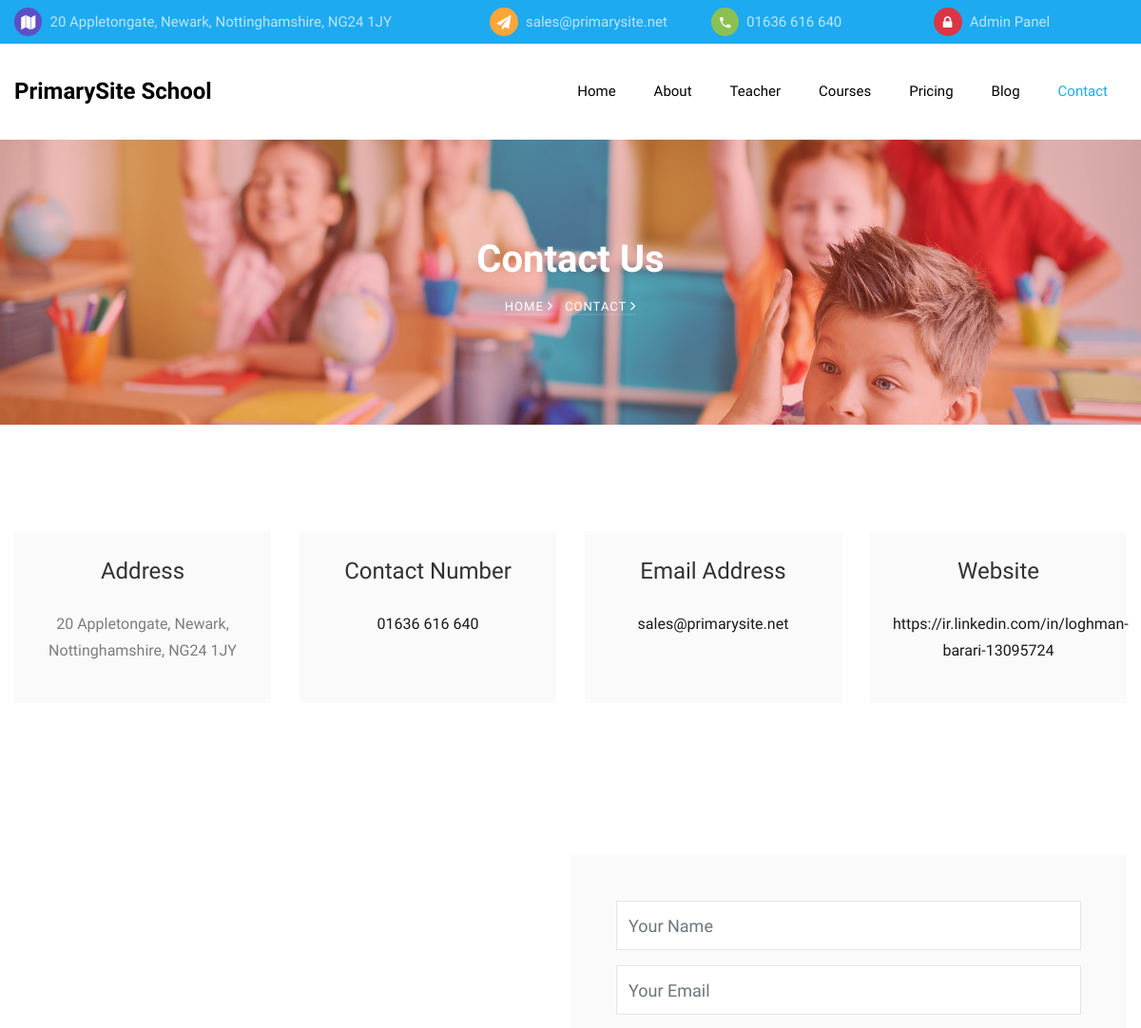
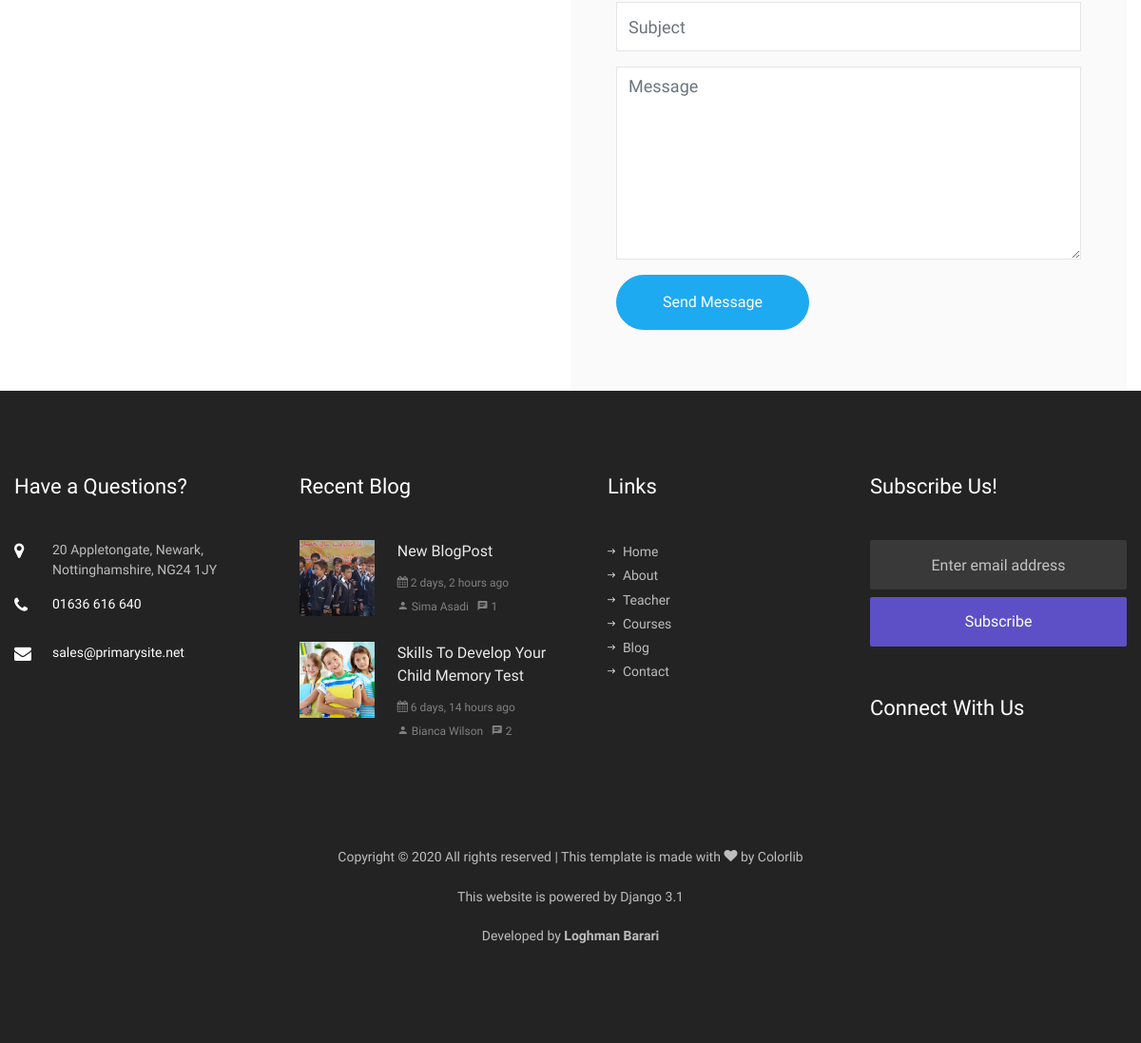
The app's page /contact with its own data (2 pictures, top to bottom).
### pages/models.py (models this page shows, shortened)
class Setting(models.Model):
    class Meta:
        db_table = 'kiddos_settings'
    name = models.CharField('Name', primary_key=True,
                            max_length=50, blank=False, null=False)
    value = models.TextField('Value', blank=True, null=True)

class BlogPost(models.Model):
    class Meta:
        db_table = 'kiddos_blog_post'
        indexes = [
            models.Index(name='search_on_blog_pots',
                         fields=['is_published', 'title', 'short_desc']),
        ]
        ordering = ('-create_date',)
    title = models.CharField('Title', max_length=128, blank=False, null=False,
                             help_text='Enter title of blog post')
    short_desc = models.CharField('Short Description', max_length=256)
    body = models.TextField(
        'Body', help_text='HTML tags can be used to decorating the text')
    tags = models.CharField(_('Tags'), max_length=128,
                            blank=True, null=False, default='')
    image = models.ImageField('Image', upload_to='images/%Y/%m/%d/',
                              validators=[validate_image_size])
    is_published = models.BooleanField(_('Is published!'), default=True)
    author = models.ForeignKey('pages.Teacher', on_delete=models.DO_NOTHING,
                               related_name='+', null=True,
                               verbose_name=_('Author'))
    create_date = models.DateTimeField(verbose_name=_('Creation Date'),
                                       auto_now_add=True, blank=True)
    create_user = models.ForeignKey(
        settings.AUTH_USER_MODEL,
        on_delete=models.CASCADE,
        related_name='+',
        blank=True,
        null=True,
        verbose_name=_('Created by'),
    )
    @property
    def published_comments(self):
        return PostComment.objects.filter(blog_post__id=self.id,
                                          is_published=True)
    def get_absolute_url(self):
        from django.urls import reverse
        return reverse('blog-single', args=[str(self.id)])

class Teacher(models.Model):
    class Meta:
        db_table = 'kiddos_teacher'
    full_name = models.CharField(_('Full Name'), max_length=60)
    position = models.ForeignKey(TeacherPosition, on_delete=models.DO_NOTHING,
                                 related_name='+', verbose_name=_('Position'))
    short_desc = models.CharField(_('Short Description'), max_length=256)
    photo = models.ImageField(verbose_name=_('Photo'), upload_to='photos/%Y/%m/%d/',
                              null=True, blank=True,
                              validators=[validate_image_size])
    twitter = models.CharField(_('Twitter Account'), max_length=30,
                               blank=True, null=True)
    facebook = models.CharField(_('Facebook Account'), max_length=30,
                                blank=True, null=True)
    googleplus = models.CharField(_('Google+ Account'), max_length=30,
                                  blank=True, null=True)
    instagram = models.CharField(_('Instagram Account'), max_length=30,
                                 blank=True, null=True)
    is_published = models.BooleanField(_('Is published!'), default=True,
                                       null=False)
    publish_on_index = models.BooleanField(_('Is published on index page?!'),
                                           default=True, null=False)
    def __str__(self):
        return self.full_name

### pages/views.py (the view, shortened to what this page needs)
# urls.py: path('contact', views.contact, name='contact'),
def contact(request):
    data = {}
    return render(request, 'pages/contact.html', data)

### templates/pages/contact.html (shortened to what this page needs)
{% extends 'base.html' %}
{% load static %}
{% block content %}
<section class="hero-wrap hero-wrap-2" style="background-image: url('{% static 'images/bg_2.jpg' %}');">
    <div class="overlay"></div>
    <div class="container">
        <div class="row no-gutters slider-text align-items-center justify-content-center">
            <div class="col-md-9 ftco-animate text-center">
                <h1 class="mb-2 bread">Contact Us</h1>
                <p class="breadcrumbs"><span class="mr-2"><a href="{% url 'index' %}">Home <i
                                class="ion-ios-arrow-forward"></i></a></span> <span>Contact <i
                            class="ion-ios-arrow-forward"></i></span></p>
            </div>
        </div>
    </div>
</section>
<section class="ftco-section contact-section">
    <div class="container">
        <div class="row d-flex mb-5 contact-info">
            <div class="col-md-3 d-flex">
                <div class="bg-light align-self-stretch box p-4 text-center">
                    <h3 class="mb-4">Address</h3>
                    <p>{{ settings_address }}</p>
                </div>
            </div>
            <div class="col-md-3 d-flex">
                <div class="bg-light align-self-stretch box p-4 text-center">
                    <h3 class="mb-4">Contact Number</h3>
                    <p><a href="tel://1234567920">{{ settings_phone_no }}</a></p>
                </div>
            </div>
            <div class="col-md-3 d-flex">
                <div class="bg-light align-self-stretch box p-4 text-center">
                    <h3 class="mb-4">Email Address</h3>
                    <p><a href="mailto:{{ settings_email }}">{{ settings_email }}</a></p>
                </div>
            </div>
            <div class="col-md-3 d-flex">
                <div class="bg-light align-self-stretch box p-4 text-center">
                    <h3 class="mb-4">Website</h3>
                    <p><a href="{{ settings_website }}">{{ settings_website }}</a></p>
                </div>
            </div>
        </div>
    </div>
</section>
<section class="ftco-section ftco-no-pt ftco-no-pb contact-section">
    <div class="container">
        <div class="row d-flex align-items-stretch no-gutters">
            <div class="col-md-6 p-4 p-md-5 order-md-last bg-light">
                {% if status == 'recieved' %}
                <h3 class="mb-4">Thank you!</h3>
                <p>We recieved your message!</p>
                {% else %}
                <form action="{% url 'contact' %}" method="POST">
                    <div class="form-group">
                        <input type="text" name="full_name" required class="form-control" placeholder="Your Name">
                    </div>
                    <div class="form-group">
                        <input type="email" name="email" required class="form-control" placeholder="Your Email">
                    </div>
                    <div class="form-group">
                        <input type="text" name="subject" required class="form-control" placeholder="Subject">
                    </div>
                    <div class="form-group">
                        <textarea name="message" required cols="30" rows="7" class="form-control"
                            placeholder="Message"></textarea>
                    </div>
                    <div class="form-group">
                        <input type="submit" value="Send Message" class="btn btn-primary py-3 px-5">
                    </div>
                </form>
                {% endif %}
            </div>
            <div class="col-md-6 d-flex align-items-stretch">
                <div id="map"></div>
            </div>
        </div>
    </div>
</section>
{% endblock %}

### templates/partials/_topbar.html
<div class="py-2 bg-primary">
    <div class="container">
        <div class="row no-gutters d-flex align-items-start align-items-center px-3 px-md-0">
            <div class="col-lg-12 d-block">
                <div class="row d-flex">
                    <div class="col-md-5 pr-4 d-flex topper align-items-center">
                        <div class="icon bg-fifth mr-2 d-flex justify-content-center align-items-center"><span
                                class="icon-map"></span></div>
                        <span class="text">{{ settings_address }}</span>
                    </div>
                    <div class="col-md pr-4 d-flex topper align-items-center">
                        <div class="icon bg-secondary mr-2 d-flex justify-content-center align-items-center"><span
                                class="icon-paper-plane"></span></div>
                        <a href="mailto:{{ settings_email }}"><span class="text">{{ settings_email }}</span></a>
                    </div>
                    <div class="col-md pr-4 d-flex topper align-items-center">
                        <div class="icon bg-tertiary mr-2 d-flex justify-content-center align-items-center"><span
                                class="icon-phone2"></span></div>
                        <span class="text">{{ settings_phone_no }}</span>
                    </div>
                    <div class="col-md pr-4 d-flex topper align-items-center">
                        <div class="icon bg-danger mr-2 d-flex justify-content-center align-items-center"><span
                                class="icon-lock"></span></div>
                        <a href="{% url 'admin:login' %}"><span class="text">Admin Panel</span></a>
                    </div>
                </div>
            </div>
        </div>
    </div>
</div>

### templates/partials/_navbar.html (shortened to what this page needs)
<nav class="navbar navbar-expand-lg navbar-dark bg-dark ftco_navbar ftco-navbar-light" id="ftco-navbar">
    <div class="container d-flex align-items-center">
        <a class="navbar-brand" href="{% url 'index' %}">{{ settings_website_name }}</a>
        <div class="collapse navbar-collapse" id="ftco-nav">
            <ul class="navbar-nav ml-auto">
                <li {% if '/' == request.path %} class="nav-item active" {% else %} class="nav-item" {% endif %}><a
                        href="{% url 'index' %}" class="nav-link pl-0">Home</a></li>
                <li {% if '/about' == request.path %} class="nav-item active" {% else %} class="nav-item" {% endif %}><a
                        href="{% url 'about' %}" class="nav-link">About</a></li>
                <li {% if '/teacher' == request.path %} class="nav-item active" {% else %} class="nav-item" {% endif %}>
                    <a href="{% url 'teachers' %}" class="nav-link">Teacher</a></li>
                <li {% if '/courses' == request.path %} class="nav-item active" {% else %} class="nav-item" {% endif %}>
                    <a href="{% url 'courses' %}" class="nav-link">Courses</a></li>
                <li {% if '/pricing' == request.path %} class="nav-item active" {% else %} class="nav-item" {% endif %}>
                    <a href="{% url 'pricing' %}" class="nav-link">Pricing</a></li>
                <li {% if '/blog' == request.path %} class="nav-item active" {% else %} class="nav-item" {% endif %}><a
                        href="{% url 'blog' %}" class="nav-link">Blog</a></li>
                <li {% if '/contact' == request.path %} class="nav-item active" {% else %} class="nav-item" {% endif %}>
                    <a href="{% url 'contact' %}" class="nav-link">Contact</a></li>
            </ul>
        </div>
    </div>
</nav>

### templates/partials/_footer.html (shortened to what this page needs)
{% load humanize %}
<footer class="ftco-footer ftco-bg-dark ftco-section">
  <div class="container">
    <div class="row mb-5">
      <div class="col-md-6 col-lg-3">
        <div class="ftco-footer-widget mb-5">
          <h2 class="ftco-heading-2">Have a Questions?</h2>
          <div class="block-23 mb-3">
            <ul>
              <li>
                <span class="icon icon-map-marker"></span>
                <span class="text">{{ settings_address }}</span>
              </li>
              <li>
                <a href="#"><span class="icon icon-phone"></span>
                  <span class="text">{{ settings_phone_no }}</span></a>
              </li>
              <li>
                <a href="#">
                  <span class="icon icon-envelope"></span>
                  <span class="text">{{ settings_email }}</span></a>
              </li>
            </ul>
          </div>
        </div>
      </div>
      <div class="col-md-6 col-lg-3">
        <div class="ftco-footer-widget mb-5">
          <h2 class="ftco-heading-2">Recent Blog</h2>
          {% if latest_blog_posts %} {% for blog_post in latest_blog_posts %}
          <div class="block-21 mb-4 d-flex">
            <a href="{% url 'blog-single' blog_post.id %}" class="blog-img mr-4"
              style="background-image: url('{{ blog_post.image.url }}');"></a>
            <div class="text">
              <h3 class="heading">
                <a href="{% url 'blog-single' blog_post.id %}">
                  {{ blog_post.title }}</a></h3>
              <div class="meta">
                <div>
                  <a href="#">
                    <span class="icon-calendar"></span>
                    {{ blog_post.create_date|naturaltime }}</a>
                </div>
                <div>
                  <a href="{% url 'teacher' blog_post.author.id %}"><span class="icon-person"></span>
                    {{ blog_post.author }}</a>
                </div>
                <div>
                  <a href="{{ blog_post.get_absolute_url }}">
                    <span class="icon-chat"></span> {{ blog_post.published_comments.count }}</a>
                </div>
              </div>
            </div>
          </div>
          {% endfor %} {% else %}
          <h3>No recent post found!</h3>
          {% endif %}
        </div>
      </div>
      <div class="col-md-6 col-lg-3">
        <div class="ftco-footer-widget mb-5 ml-md-4">
          <h2 class="ftco-heading-2">Links</h2>
          <ul class="list-unstyled">
            <li>
              <a href="{% url 'index' %}"><span class="ion-ios-arrow-round-forward mr-2"></span>Home</a>
            </li>
            <li>
              <a href="{% url 'about' %}"><span class="ion-ios-arrow-round-forward mr-2"></span>About</a>
            </li>
            <li>
              <a href="{% url 'teachers' %}"><span class="ion-ios-arrow-round-forward mr-2"></span>Teacher</a>
            </li>
            <li>
              <a href="{% url 'courses' %}"><span class="ion-ios-arrow-round-forward mr-2"></span>Courses</a>
            </li>
            <li>
              <a href="{% url 'blog' %}"><span class="ion-ios-arrow-round-forward mr-2"></span>Blog</a>
            </li>
            <li>
              <a href="{% url 'contact' %}"><span class="ion-ios-arrow-round-forward mr-2"></span>Contact</a>
            </li>
          </ul>
        </div>
      </div>
      <div class="col-md-6 col-lg-3">
        <div class="ftco-footer-widget mb-5">
          <h2 class="ftco-heading-2">Subscribe Us!</h2>
          <form action="{% url 'subscribe-me' %}" method="POST" class="subscribe-form">
            <div class="form-group">
              <input type="email" name="email" required class="form-control mb-2 text-center"
                placeholder="Enter email address" />
              <input type="submit" value="Subscribe" class="form-control submit px-3" />
            </div>
          </form>
        </div>
        <div class="ftco-footer-widget mb-5">
          <h2 class="ftco-heading-2 mb-0">Connect With Us</h2>
          <ul class="ftco-footer-social list-unstyled float-md-left float-lft mt-3">
          </ul>
        </div>
      </div>
    </div>
    <div class="row">
      <div class="col-md-12 text-center">
        <p>
          Copyright &copy;
          All rights reserved | This template is made with
          <i class="icon-heart" aria-hidden="true"></i> by
          <a href="https://colorlib.com" target="_blank">Colorlib</a>
        </p>
        <p>This website is powered by Django 3.1</p>
        <p>
          Developed by
          <b><a href="https://ir.linkedin.com/in/loghman-barari-13095724" target="_blank">Loghman Barari</a>
          </b>
        </p>
      </div>
    </div>
  </div>
</footer>

### records on screen
Setting: value "20 Appletongate, Newark, Nottinghamshire, NG24 1JY"
Setting: value "sales@primarysite.net"
Setting: value "01636 616 640"
Setting: value "PrimarySite School"
Setting: value "https://ir.linkedin.com/in/loghman-barari-13095724"
BlogPost: image (picture), title "New BlogPost", create_date "2 days, 2 hours ago", author "Sima Asadi", published_comments.count "1"
BlogPost: image (picture), title "Skills To Develop Your Child Memory Test", create_date "6 days, 14 hours ago", author "Bianca Wilson", published_comments.count "2"
